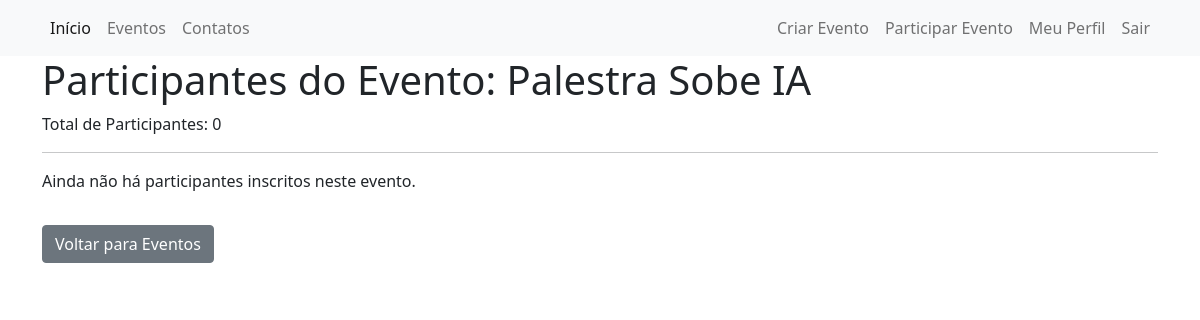
Page /evento/2/participantes (signed in) on the earlier database version.
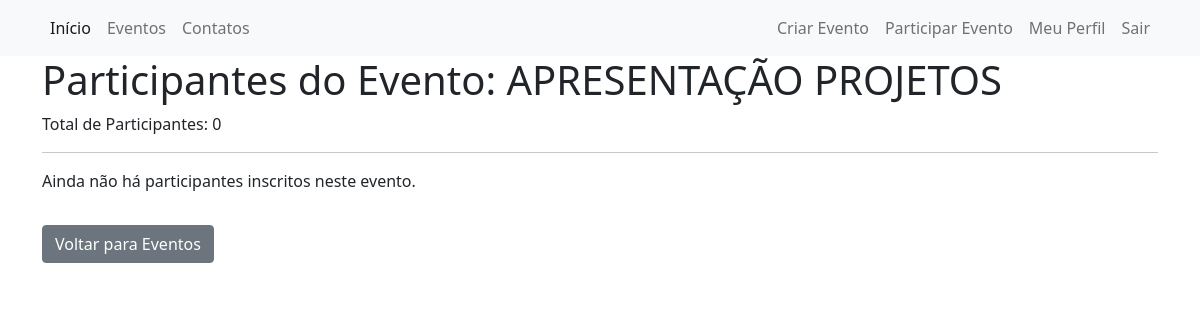
Same page on the later database version.
### comunidadecdl/models.py (models this page shows)
class Evento(database.Model):
    id = database.Column(database.Integer, primary_key=True)
    titulo = database.Column(database.String, nullable=False)
    organizador = database.Column(database.String, nullable=False)
    endereco = database.Column(database.String, nullable=False)
    data = database.Column(database.DateTime, nullable=False, default=datetime.utcnow)
    id_usuario = database.Column(database.Integer, database.ForeignKey('usuario.id'), nullable=False)
    foto1 = database.Column(database.String, nullable=True)
    foto2 = database.Column(database.String, nullable=True)
    foto3 = database.Column(database.String, nullable=True)
    participantes = database.relationship('Participacao', backref='participantes_evento', lazy=True)

### comunidadecdl/routes.py (the view)
@app.route('/evento/<int:evento_id>/participantes')
@login_required
def lista_participantes(evento_id):
    evento = Evento.query.get_or_404(evento_id)  # Obtém o evento ou retorna 404 se não encontrado
    participantes = Participacao.query.filter_by(evento_id=evento.id).all()  # Obtém os participantes do evento
    return render_template('lista_participantes.html', evento=evento, participantes=participantes)

### comunidadecdl/models.py (called while the page is built)
@login_manager.user_loader
def load_usuario(id_usuario):
    return Usuario.query.get(int(id_usuario))

### comunidadecdl/templates/lista_participantes.html
{% extends 'base.html' %}
{% block body %}
    <div class="container">
        <h1>Participantes do Evento: {{ evento.titulo }}</h1>
        <p>Total de Participantes: {{ participantes | length }}</p>
        <hr>
        {% if participantes %}
            <div class="table-responsive">
                <table class="table table-striped table-hover">
                    <thead>
                        <tr>
                            <th>Nome Completo</th>
                            {% if evento.id_usuario == current_user.id %}
                                <th>Certificado</th>
                            {% endif %}
                        </tr>
                    </thead>
                    <tbody>
                        {% for participante in participantes %}
                            <tr>
                                <td>{{ participante.nome_completo }}</td>
                                {% if evento.id_usuario == current_user.id %}
                                    <td><a href="{{ url_for('certificados', evento_id=evento.id, participante_id=participante.id) }}" class="btn btn-sm btn-primary">Gerar Certificado</a></td>
                                {% endif %}
                            </tr>
                        {% endfor %}
                    </tbody>
                </table>
            </div>
        {% else %}
            <p>Ainda não há participantes inscritos neste evento.</p>
        {% endif %}
        <a href="{{ url_for('eventos') }}" class="btn btn-secondary mt-3">Voltar para Eventos</a>
    </div>
{% endblock body %}

Differences in the rows shown:
changed Evento: titulo "Palestra Sobe IA" → "APRESENTAÇÃO PROJETOS"
